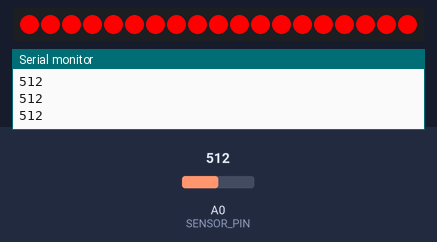
The sketch below on a simulated Arduino Uno, built with avr-gcc and run on an emulated ATmega328P. On the bench: 19 RGB LEDs in strip order, left to right, the last lines printed to the serial monitor. Inputs (shaded band) come from the test bench; at power-on: A0 (SENSOR_PIN) = 512. Random numbers use the default seed unless the sketch sets one.

Above: at 1.28 s.
1.3 s: A0 (SENSOR_PIN) set to 482
At 2.5 s:
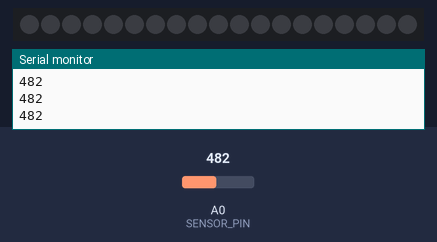
2.8 s: A0 (SENSOR_PIN) set to 510
At 3.21 s:
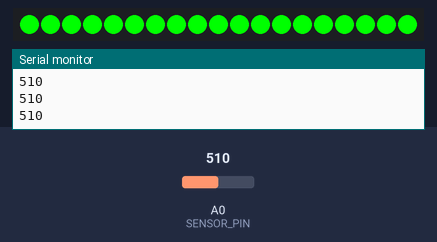
At 4.14 s:
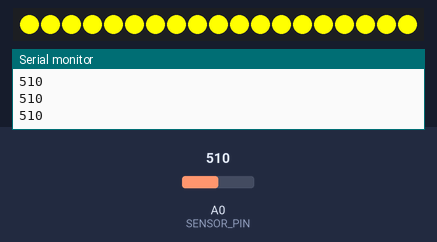
4.8 s: A0 (SENSOR_PIN) set to 490
Timing chart, 0 to 7.8 s (numbered marks = the images above; inputs shaded):
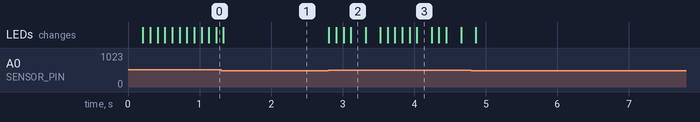

The sketch:

gptsounddrum.ino
```cpp
#include <Adafruit_NeoPixel.h>

// ピンの設定
#define LED_PIN 2      // LEDを接続したピン
#define NUM_LEDS 19    // 使用するLEDの数

// 音声センサのピン設定
#define SENSOR_PIN A0  // 音声センサを接続したアナログピン

// LED設定
Adafruit_NeoPixel leds = Adafruit_NeoPixel(NUM_LEDS, LED_PIN, NEO_GRB + NEO_KHZ800);

// 音声センサの感度設定
const int THRESHOLD = 500;

// カラー設定
const uint32_t COLORS[] = {
  0xFF0000,  // 赤
  0x00FF00,  // 緑
  0x0000FF,  // 青
  0xFFFF00,  // 黄
  0xFF00FF,  // ピンク
  0x00FFFF   // シアン
};

void setup() {
  Serial.begin(9600);

  // LEDの初期化
  leds.begin();
  leds.show();  // 全てのLEDを消灯

  // 音声センサのピンを入力モードに設定
  pinMode(SENSOR_PIN, INPUT);
}

void loop() {
  int sensorValue = analogRead(SENSOR_PIN);
  Serial.println(sensorValue);

  // 音声センサの値が閾値を超えた場合
  if (sensorValue > THRESHOLD) {
    // LEDをランダムな色に変化させる
    uint32_t color = COLORS[random(0, sizeof(COLORS) / sizeof(COLORS[0]))];

    // 全てのLEDに色を設定
    for (int i = 0; i < NUM_LEDS; i++) {
      leds.setPixelColor(i, color);
    }
    leds.show();  // LEDを更新
    delay(100);   // LEDを一定時間表示する

    // LEDを消灯
    for (int i = 0; i < NUM_LEDS; i++) {
      leds.setPixelColor(i, 0);
    }
    leds.show();  // LEDを更新
  }
}
```

Measured:
- the behaviour switches between 501 and 500 on A0 (SENSOR_PIN) (found by bisection; images 0 and 1)
- after the input at 2.8 s, the LEDs: first change at once (image 2 shows a later state)
